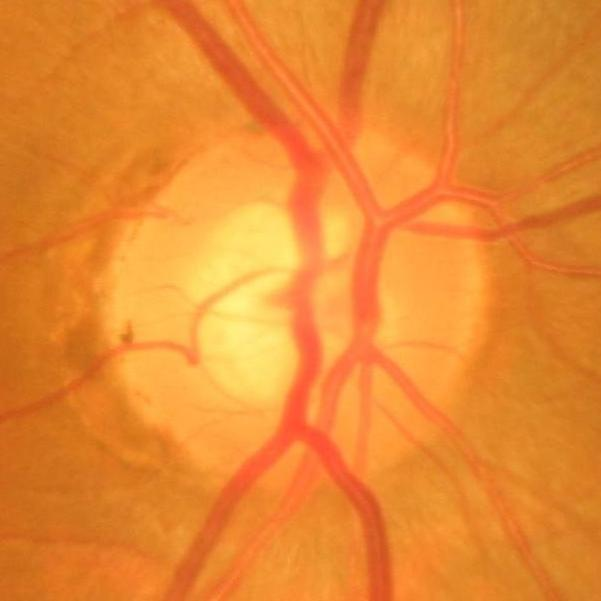
%> input picture procesado_imagenes/image_for_feature_extraction.jpeg, 601 x 601 px
$ octave --eval "result = RemoveVessels(imread('../image_for_feature_extraction.jpeg'));"   (GNU Octave 9; MATLAB toolbox functions it lacks are replaced by stand-ins)
%> lines starting %> are read from the running program, lines starting %| are printed output that depends on the picture; in (x1, y1, x2, y2) boxes, pixels count from 0 and x2, y2 are one past the last pixel; in counts of white or black regions, pixels touching at a corner belong together; the program's own positions count from 1
### procesado_imagenes/replace_black_ring.m
% Replace the black background of the fundus image with the mean of
% 3 randomly selected (50, 50, 50) background matrices
%   inputs:
%           im_enh: Contrast enhanced image
%           im_mask: Mask
%   outputs:
%           im_new: Replaced image
%           mean_val: Mean of 3 random region
function [im_new, mean_val] = replace_black_ring(im_enh,im_mask)

    [row, col] = size(im_mask);
    area_sum  = zeros(50,50);

    posit = ceil((rand(3,2)+1)* 1/3*min(row,col));

    for i = 1:3
        x = posit(i,1);
        y = posit(i,2);
        area_rand= im_enh(x-25:x+24,y-25:y+24); % Select the background
        area_sum = area_sum + area_rand;
    end

    area_sum = area_sum.*1/3;

    mean_val = mean(mean(area_sum));        % Calculate the mean of each dimension
    mean_mask = ~im_mask.*mean_val;         % Generate a new background
    im_new = mean_mask + im_enh.*im_mask;   % Overlay background

end

### procesado_imagenes/Bit plane slicing/RemoveVessels.m
function im_sin=RemoveVessels(I)

im_rgb = im2double(I);

im_mask = im_rgb(:,:,2) > (20/255);
%> im_mask: size 601x601 logical; every value is 1

im_mask = double(imerode(im_mask, strel('disk',3)));
%> im_mask: size 601x601 double; every value is 1

im_green = im_rgb(:,:,2);
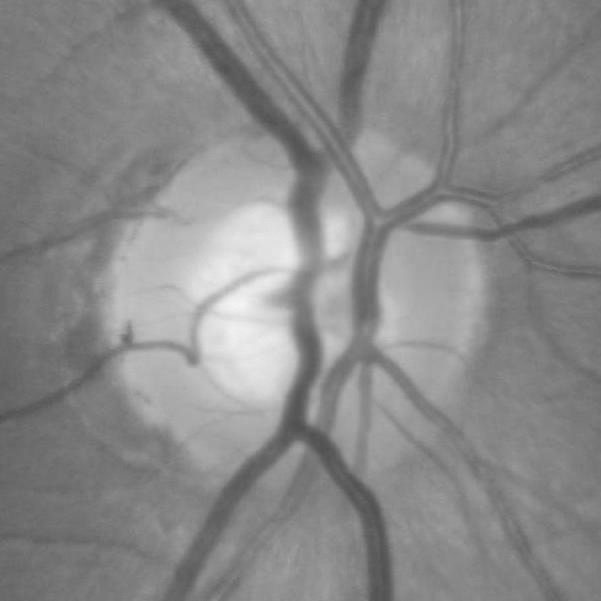
%> im_green: size 601x601 double; min 0.31, max 0.957, mean 0.538

im_enh = adapthisteq(im_green,'numTiles',[8 8],'nBins',128);
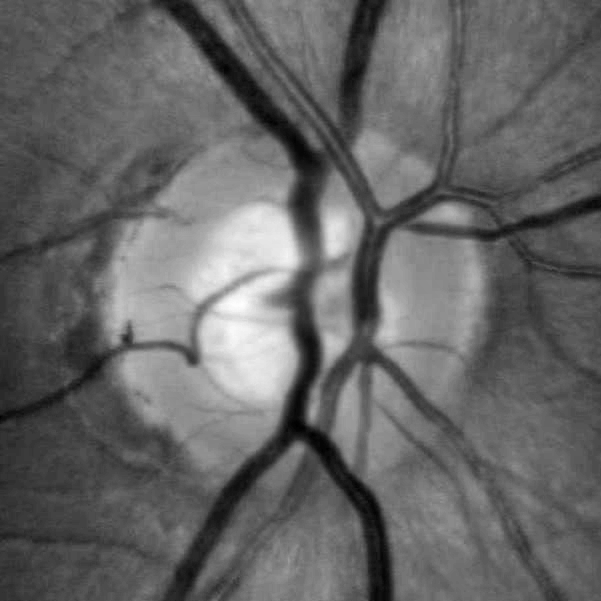
%> im_enh: size 601x601 double; min 0, max 1, mean 0.401

[im_enh1, ~] = replace_black_ring(im_enh,im_mask);
%> in replace_black_ring, `area_sum = area_sum.*1/3;`:
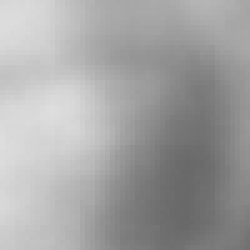
%> area_sum: size 50x50 double (shown 5 times larger); min 0.408, max 0.872, mean 0.643
%> in replace_black_ring, `mean_val = mean(mean(area_sum));`: mean_val = 0.643
%> in replace_black_ring, `mean_mask = ~im_mask.*mean_val;`: mean_mask: size 601x601 double; every value is 0

im_gray = imcomplement(im_enh1);
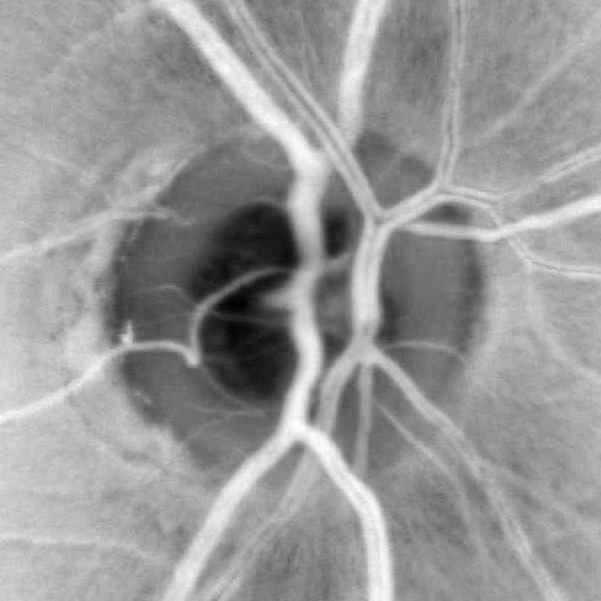
%> im_gray: size 601x601 double; min 0, max 1, mean 0.599

se = strel('disk',10);
im_top = imtophat(im_gray,se);
im_top_8=im2uint8(im_top);
im_top_8=imadjust(im_top_8);
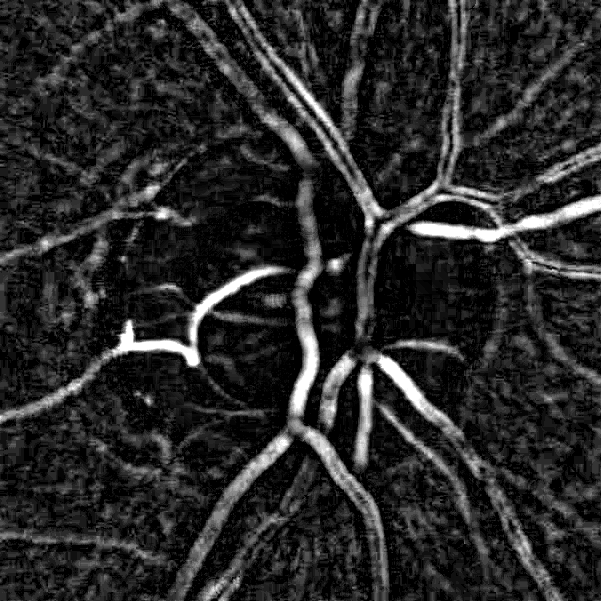
%> im_top_8: size 601x601 uint8; min 0, max 255, mean 40.9
im_thre=im_top_8>100;
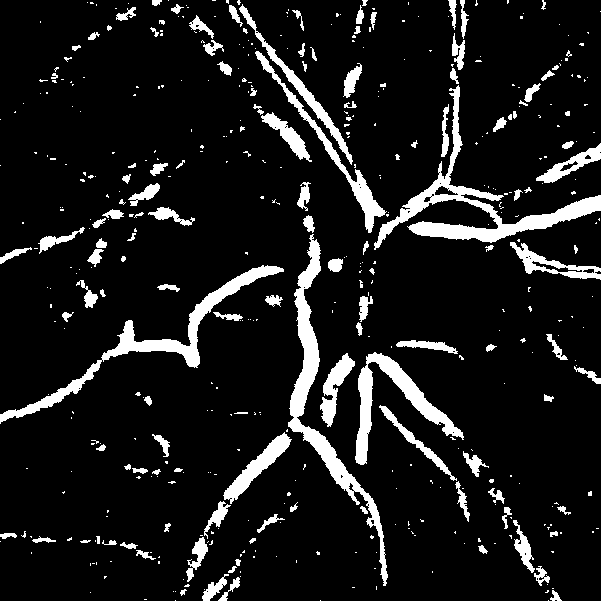
%> im_thre: size 601x601 logical; 10.3% white; 477 white regions (346 under 20 px), largest, box (x1, y1, x2, y2) and area: (374, 85, 601, 250) 5037, (288, 234, 388, 586) 4458, (0, 265, 284, 424) 3816
se = strel('disk',5);
im_thre=imopen(im_thre,se);
%> im_thre: size 601x601 logical; 4.9% white; 43 white regions, largest, box (x1, y1, x2, y2) and area: (411, 195, 601, 242) 2564, (290, 296, 319, 417) 1755, (374, 354, 446, 423) 1299
se = strel('disk',7);
im_thre=imdilate(im_thre,se);
%> im_thre: size 601x601 logical; 12.2% white; 21 white regions, largest, box (x1, y1, x2, y2) and area: (206, 235, 460, 529) 18287, (348, 180, 601, 248) 7807, (109, 260, 282, 373) 5722
se = strel('disk',5);
im_thre=imclose(im_thre,se);
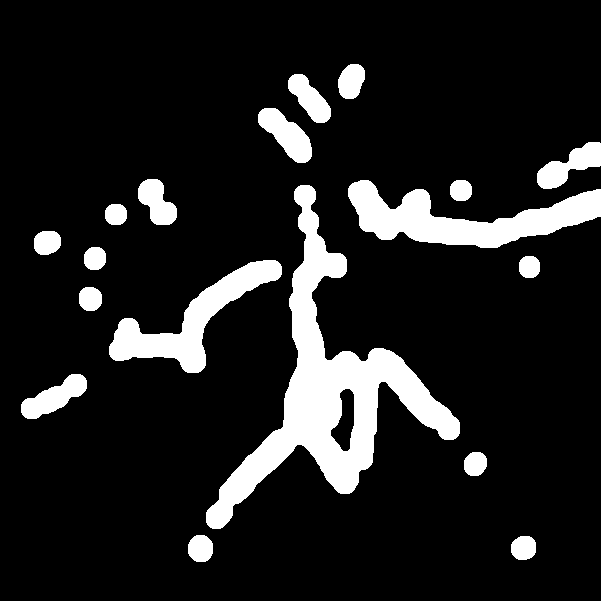
%> im_thre: size 601x601 logical; 12.4% white; 18 white regions, largest, box (x1, y1, x2, y2) and area: (206, 185, 460, 529) 19610, (348, 180, 601, 248) 7918, (109, 260, 282, 373) 5738

%> (the run ends here)
